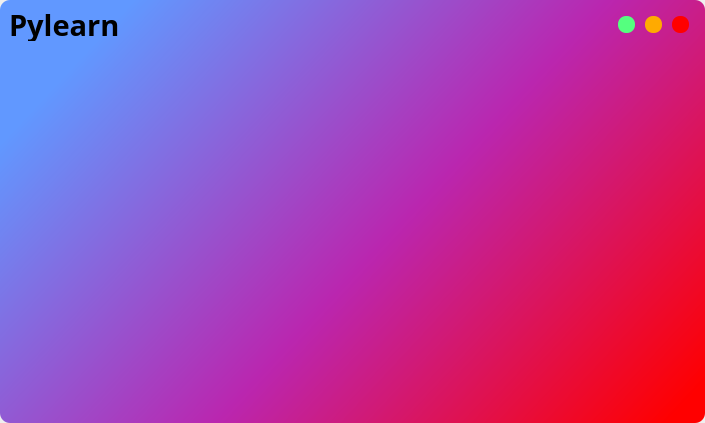
<?xml version="1.0" encoding="UTF-8"?>
<ui version="4.0">
 <class>Form</class>
 <widget class="QWidget" name="Form">
  <property name="geometry">
   <rect>
    <x>0</x>
    <y>0</y>
    <width>705</width>
    <height>423</height>
   </rect>
  </property>
  <property name="windowTitle">
   <string>Form</string>
  </property>
  <layout class="QVBoxLayout" name="verticalLayout">
   <property name="spacing">
    <number>0</number>
   </property>
   <property name="leftMargin">
    <number>0</number>
   </property>
   <property name="topMargin">
    <number>0</number>
   </property>
   <property name="rightMargin">
    <number>0</number>
   </property>
   <property name="bottomMargin">
    <number>0</number>
   </property>
   <item>
    <widget class="QFrame" name="bg_frame">
     <property name="font">
      <font>
       <family>Corbel</family>
       <pointsize>14</pointsize>
       <weight>50</weight>
       <bold>false</bold>
      </font>
     </property>
     <property name="styleSheet">
      <string notr="true">background-color: qlineargradient(spread:pad, x1:0, y1:0.341, x2:1, y2:0.897, stop:0 rgba(97, 152, 255, 255), stop:0.514124 rgba(186, 38, 175, 255), stop:1 rgba(255, 0, 0, 255));
border-radius: 10px;</string>
     </property>
     <property name="frameShape">
      <enum>QFrame::StyledPanel</enum>
     </property>
     <property name="frameShadow">
      <enum>QFrame::Raised</enum>
     </property>
     <layout class="QVBoxLayout" name="bg_layout">
      <property name="spacing">
       <number>0</number>
      </property>
      <property name="leftMargin">
       <number>0</number>
      </property>
      <property name="topMargin">
       <number>0</number>
      </property>
      <property name="rightMargin">
       <number>0</number>
      </property>
      <property name="bottomMargin">
       <number>0</number>
      </property>
      <item>
       <widget class="QFrame" name="title_bar">
        <property name="maximumSize">
         <size>
          <width>16777215</width>
          <height>50</height>
         </size>
        </property>
        <property name="styleSheet">
         <string notr="true">background-color: none</string>
        </property>
        <property name="frameShape">
         <enum>QFrame::StyledPanel</enum>
        </property>
        <property name="frameShadow">
         <enum>QFrame::Raised</enum>
        </property>
        <layout class="QHBoxLayout" name="horizontalLayout">
         <property name="spacing">
          <number>0</number>
         </property>
         <property name="leftMargin">
          <number>0</number>
         </property>
         <property name="topMargin">
          <number>0</number>
         </property>
         <property name="rightMargin">
          <number>0</number>
         </property>
         <property name="bottomMargin">
          <number>0</number>
         </property>
         <item>
          <widget class="QFrame" name="title">
           <property name="frameShape">
            <enum>QFrame::StyledPanel</enum>
           </property>
           <property name="frameShadow">
            <enum>QFrame::Raised</enum>
           </property>
           <layout class="QVBoxLayout" name="verticalLayout_3">
            <item>
             <widget class="QLabel" name="title_label">
              <property name="font">
               <font>
                <family>Corbel</family>
                <pointsize>22</pointsize>
                <weight>75</weight>
                <bold>true</bold>
               </font>
              </property>
              <property name="text">
               <string>Pylearn</string>
              </property>
             </widget>
            </item>
           </layout>
          </widget>
         </item>
         <item>
          <widget class="QFrame" name="btn_frame">
           <property name="maximumSize">
            <size>
             <width>100</width>
             <height>50</height>
            </size>
           </property>
           <property name="styleSheet">
            <string notr="true">background-color: none;</string>
           </property>
           <property name="frameShape">
            <enum>QFrame::StyledPanel</enum>
           </property>
           <property name="frameShadow">
            <enum>QFrame::Raised</enum>
           </property>
           <layout class="QHBoxLayout" name="horizontalLayout_2">
            <item>
             <widget class="QPushButton" name="btn_maximize">
              <property name="minimumSize">
               <size>
                <width>15</width>
                <height>15</height>
               </size>
              </property>
              <property name="maximumSize">
               <size>
                <width>17</width>
                <height>17</height>
               </size>
              </property>
              <property name="toolTip">
               <string>Maximize</string>
              </property>
              <property name="styleSheet">
               <string notr="true">QPushButton {
	border: none;
	border-radius: 8px;
	background-color: rgb(85, 255, 127);
}
QPushButton:hover {
	background-color: rgba(85, 255, 127, 150);
}</string>
              </property>
              <property name="text">
               <string/>
              </property>
             </widget>
            </item>
            <item>
             <widget class="QPushButton" name="btn_minimize">
              <property name="minimumSize">
               <size>
                <width>15</width>
                <height>15</height>
               </size>
              </property>
              <property name="maximumSize">
               <size>
                <width>17</width>
                <height>17</height>
               </size>
              </property>
              <property name="toolTip">
               <string>Minimize</string>
              </property>
              <property name="styleSheet">
               <string notr="true">QPushButton {
	border: none;
	border-radius: 8px;
	background-color: rgb(255, 170, 0);
}
QPushButton:hover {
	background-color: rgba(255, 170, 0, 150);
}</string>
              </property>
              <property name="text">
               <string/>
              </property>
             </widget>
            </item>
            <item>
             <widget class="QPushButton" name="btn_quit">
              <property name="minimumSize">
               <size>
                <width>15</width>
                <height>15</height>
               </size>
              </property>
              <property name="maximumSize">
               <size>
                <width>17</width>
                <height>17</height>
               </size>
              </property>
              <property name="toolTip">
               <string>Close</string>
              </property>
              <property name="styleSheet">
               <string notr="true">QPushButton {
	border: none;
	border-radius: 8px;
	background-color: rgb(255, 0, 0);
}
QPushButton:hover {
	background-color: rgba(255, 0, 0, 150);
}</string>
              </property>
              <property name="text">
               <string/>
              </property>
             </widget>
            </item>
           </layout>
          </widget>
         </item>
        </layout>
       </widget>
      </item>
      <item>
       <widget class="QFrame" name="content_frame">
        <property name="styleSheet">
         <string notr="true">background-color: none</string>
        </property>
        <property name="frameShape">
         <enum>QFrame::StyledPanel</enum>
        </property>
        <property name="frameShadow">
         <enum>QFrame::Raised</enum>
        </property>
        <layout class="QVBoxLayout" name="verticalLayout_4">
         <property name="spacing">
          <number>0</number>
         </property>
         <property name="leftMargin">
          <number>0</number>
         </property>
         <property name="topMargin">
          <number>0</number>
         </property>
         <property name="rightMargin">
          <number>0</number>
         </property>
         <property name="bottomMargin">
          <number>0</number>
         </property>
         <item>
          <widget class="QListWidget" name="listWidget">
           <property name="autoFillBackground">
            <bool>false</bool>
           </property>
           <property name="styleSheet">
            <string notr="true">background-color: transparent;</string>
           </property>
           <property name="horizontalScrollBarPolicy">
            <enum>Qt::ScrollBarAlwaysOff</enum>
           </property>
           <property name="dragEnabled">
            <bool>true</bool>
           </property>
           <property name="dragDropMode">
            <enum>QAbstractItemView::InternalMove</enum>
           </property>
           <property name="alternatingRowColors">
            <bool>true</bool>
           </property>
           <property name="isWrapping" stdset="0">
            <bool>false</bool>
           </property>
          </widget>
         </item>
        </layout>
       </widget>
      </item>
      <item alignment="Qt::AlignRight">
       <widget class="QFrame" name="frame_grip">
        <property name="minimumSize">
         <size>
          <width>30</width>
          <height>30</height>
         </size>
        </property>
        <property name="maximumSize">
         <size>
          <width>30</width>
          <height>30</height>
         </size>
        </property>
        <property name="styleSheet">
         <string notr="true">background-color: none;</string>
        </property>
        <property name="frameShape">
         <enum>QFrame::StyledPanel</enum>
        </property>
        <property name="frameShadow">
         <enum>QFrame::Raised</enum>
        </property>
       </widget>
      </item>
     </layout>
    </widget>
   </item>
  </layout>
 </widget>
 <resources/>
 <connections/>
</ui>
